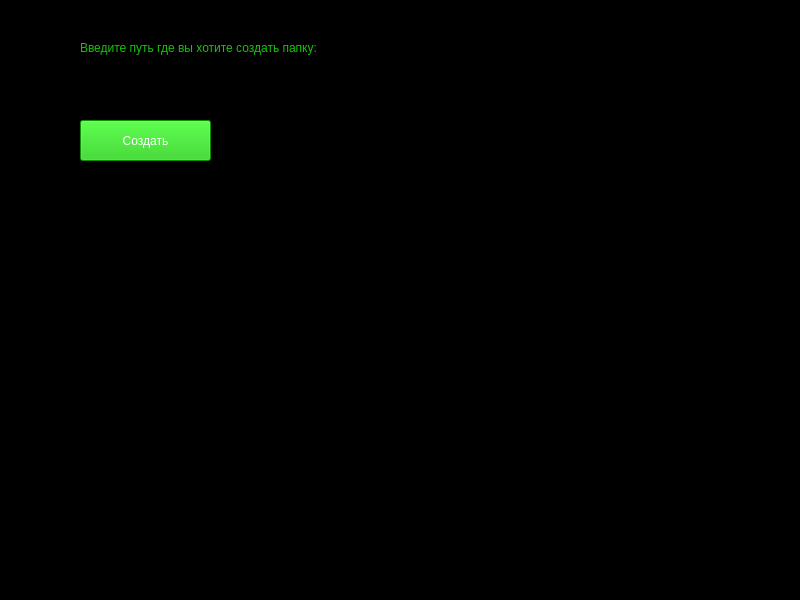
<?xml version="1.0" encoding="UTF-8"?>
<ui version="4.0">
 <class>MainWindow</class>
 <widget class="QMainWindow" name="MainWindow">
  <property name="geometry">
   <rect>
    <x>0</x>
    <y>0</y>
    <width>800</width>
    <height>600</height>
   </rect>
  </property>
  <property name="windowTitle">
   <string>MainWindow</string>
  </property>
  <property name="styleSheet">
   <string notr="true">background-color: rgb(0, 0, 0);
color:#14c607;
font: 15pt &quot;Courier New&quot;;</string>
  </property>
  <widget class="QWidget" name="centralwidget">
   <widget class="QLabel" name="label">
    <property name="geometry">
     <rect>
      <x>80</x>
      <y>40</y>
      <width>531</width>
      <height>16</height>
     </rect>
    </property>
    <property name="text">
     <string>Введите путь где вы хотите создать папку:</string>
    </property>
   </widget>
   <widget class="QPushButton" name="pushButton_2">
    <property name="geometry">
     <rect>
      <x>80</x>
      <y>120</y>
      <width>131</width>
      <height>41</height>
     </rect>
    </property>
    <property name="styleSheet">
     <string notr="true">QPushButton{
	background-color:#14c607;
	font:15pt &quot;Times New Roman&quot;;
	color:white;
}
QPushButton:pressed{
background-color:#4de941;
}</string>
    </property>
    <property name="text">
     <string>Создать</string>
    </property>
   </widget>
   <widget class="QLineEdit" name="lineEdit">
    <property name="geometry">
     <rect>
      <x>80</x>
      <y>80</y>
      <width>331</width>
      <height>20</height>
     </rect>
    </property>
   </widget>
  </widget>
  <widget class="QStatusBar" name="statusbar"/>
 </widget>
 <resources/>
 <connections/>
</ui>
